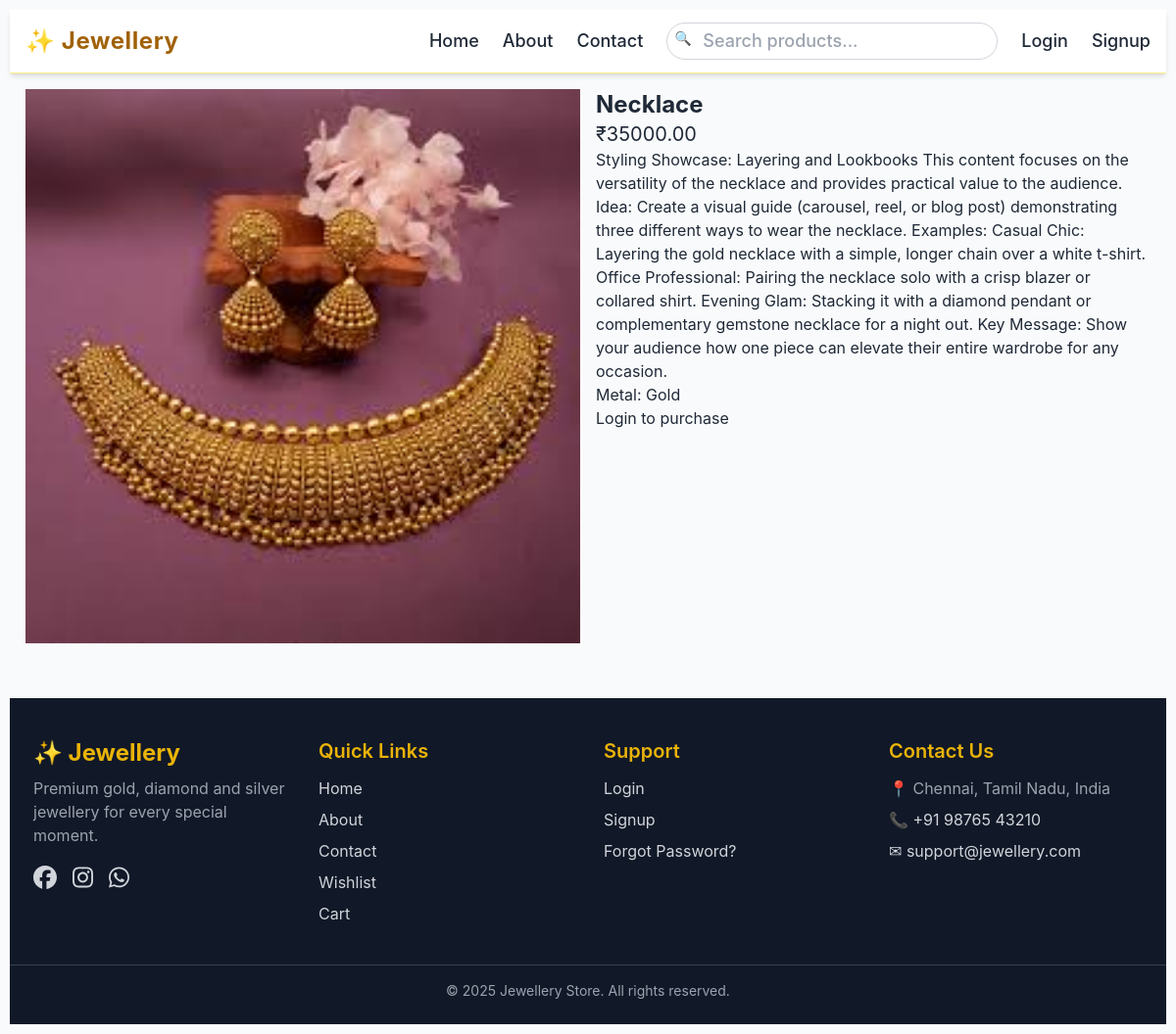
/product/necklace/, run on the app's committed database.
### shop/models.py (models this page shows, shortened)
class Product(models.Model):
    category = models.ForeignKey(Category, on_delete=models.CASCADE, related_name='products')
    name = models.CharField(max_length=255)
    slug = models.SlugField(unique=True)
    description = models.TextField(blank=True)
    price = models.DecimalField(max_digits=10, decimal_places=2)
    metal_type = models.CharField(max_length=50, blank=True)
    stock = models.PositiveIntegerField(default=0)
    image = models.ImageField(upload_to='products/', blank=True, null=True)
    available = models.BooleanField(default=True)

### shop/views.py (the view)
# urls.py: path('product/<slug:slug>/', views.product_detail, name='detail'),
def product_detail(request, slug):
    product = get_object_or_404(Product, slug=slug, available=True)
    return render(request, 'shop/detail.html', {'product': product})

### templates/shop/detail.html
{% extends 'shop/base.html' %}
{% block content %}
<div class="grid md:grid-cols-2 gap-4">
  <div>
    {% if product.image %}<img src="{{ product.image.url }}" alt="{{ product.name }}" class="w-full">{% endif %}
  </div>
  <div>
    <h1 class="text-2xl font-bold">{{ product.name }}</h1>
    <p class="text-xl">₹{{ product.price }}</p>
    <p>{{ product.description }}</p>
    <p>Metal: {{ product.metal_type }}</p>
    {% if user.is_authenticated %}
      <a href="{% url 'shop:add_to_cart' product.pk %}" class="border-1 text-white px-4 py-2 inline-block">Add to cart</a>
      <a href="{% url 'shop:add_to_wishlist' product.pk %}" class="border-1 ml-2 inline-block">Wishlist</a>
    {% else %}
      <a href="{% url 'login' %}">Login to purchase</a>
    {% endif %}
  </div>
</div>
{% endblock %}

### static/css/style.css (style rules this page uses)
body { font-family: Inter, Arial, sans-serif; padding: 10px; background:#f8fafc; }
a { color: #2563eb; text-decoration: none; }

### data on the page
Product: image (picture), name "Necklace", price "35000.00", description "Styling Showcase: Layering and Lookbooks This content focuses on the versatility of the necklace and provides practical value to the audience. Idea: Create a visual guide (carousel, reel, or blog post) demonstrating three different ways to wear the necklace. Examples: Casual Chic: Layering the gold necklace with a simple, longer chain over a white t-shirt. Office Professional: Pairing the necklace solo with a crisp blazer or collared shirt. Evening Glam: Stacking it with a diamond pendant or complementary gemstone necklace for a night out. Key Message: Show your audience how one piece can elevate their entire wardrobe for any occasion.", metal_type "Gold"
